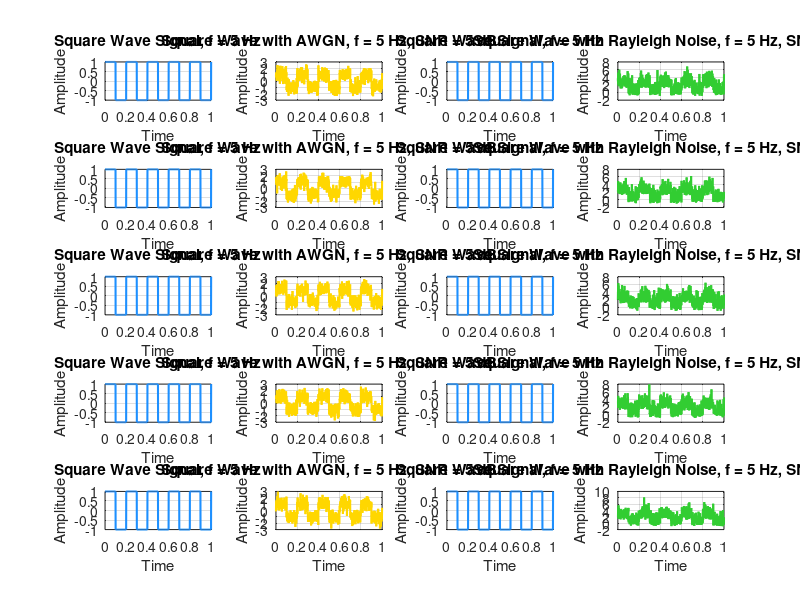

Write the MATLAB code that produced this figure. (Note: a time limit stopped this script after it produced the figure.)
clc;
clear all;
close all;

% Ask user for the number of frequencies
num_frequencies = input('Enter the number of frequencies: ');

% Initialize arrays to store the frequencies and SNR values
frequencies = zeros(1, num_frequencies);
snrs = zeros(1, num_frequencies);

% Ask user to enter each frequency and corresponding SNR value
for i = 1:num_frequencies
    frequencies(i) = input(['Enter frequency ' num2str(i) ': ']);
    snrs(i) = input(['Enter SNR value for frequency ' num2str(i) ': ']);
end

% Sampling frequency
fs = 1000;

% Time sampling with step size 0.001 (1/fs)
t = 0:1/fs:1;

% Generate square wave and sine wave signals for each frequency
square_wave_signals = zeros(num_frequencies, length(t));
sine_wave_signals = zeros(num_frequencies, length(t));

for i = 1:num_frequencies
    % Generate square wave
    square_wave_signals(i, :) = square(2 * pi * frequencies(i) * t);
    
    % Generate sine wave
    sine_wave_signals(i, :) = sin(2 * pi * frequencies(i) * t);
end

% Initialize arrays to store noisy signals
square_wave_awgn = zeros(num_frequencies, length(t));
square_wave_rayleigh = zeros(num_frequencies, length(t));
sine_wave_awgn = zeros(num_frequencies, length(t));
sine_wave_rayleigh = zeros(num_frequencies, length(t));

% Add noise to each signal
for i = 1:num_frequencies
    % Add AWGN to square wave
    square_wave_awgn(i, :) = awgn(square_wave_signals(i, :), snrs(i), 'measured');
    
    % Add AWGN to sine wave
    sine_wave_awgn(i, :) = awgn(sine_wave_signals(i, :), snrs(i), 'measured');
    
    % Generate Rayleigh noise for square wave
    rayleigh_noise_square = raylrnd(1, size(t)); % Rayleigh noise with scale parameter 1
    square_wave_rayleigh(i, :) = square_wave_signals(i, :) + rayleigh_noise_square / sqrt(2 / snrs(i));
    
    % Generate Rayleigh noise for sine wave
    rayleigh_noise_sine = raylrnd(1, size(t)); % Rayleigh noise with scale parameter 1
    sine_wave_rayleigh(i, :) = sine_wave_signals(i, :) + rayleigh_noise_sine / sqrt(2 / snrs(i));
end

% Calculate noise levels
square_wave_awgn_noise = square_wave_awgn - square_wave_signals;
square_wave_rayleigh_noise = square_wave_rayleigh - square_wave_signals;
sine_wave_awgn_noise = sine_wave_awgn - sine_wave_signals;
sine_wave_rayleigh_noise = sine_wave_rayleigh - sine_wave_signals;

% Compute the variance of the noise
square_wave_awgn_variance = var(square_wave_awgn_noise, 0, 2);
square_wave_rayleigh_variance = var(square_wave_rayleigh_noise, 0, 2);
sine_wave_awgn_variance = var(sine_wave_awgn_noise, 0, 2);
sine_wave_rayleigh_variance = var(sine_wave_rayleigh_noise, 0, 2);

% Define colors for different components
colors_signals = {'#1E90FF', '#FF4500'}; % Light Blue for signals
colors_awgn = {'#FFD700', '#8A2BE2'}; % Gold for AWGN
colors_rayleigh = {'#32CD32', '#1E90FF'}; % Lime Green for Rayleigh

% Plot square waves with AWGN and Rayleigh noise separately
figure;
for i = 1:num_frequencies
    % Plot square wave with AWGN
    subplot(num_frequencies, 4, 4*i-3);
    plot(t, square_wave_signals(i, :), 'Color', colors_signals{1}, 'LineWidth', 1.5);
    xlabel('Time');
    ylabel('Amplitude');
    title(['Square Wave Signal, f = ' num2str(frequencies(i)) ' Hz']);
    grid on;
    
    subplot(num_frequencies, 4, 4*i-2);
    plot(t, square_wave_awgn(i, :), 'Color', colors_awgn{1}, 'LineWidth', 1.5);
    xlabel('Time');
    ylabel('Amplitude');
    title(['Square Wave with AWGN, f = ' num2str(frequencies(i)) ' Hz, SNR = ' num2str(snrs(i)) ' dB']);
    grid on;
    
    % Plot square wave with Rayleigh noise
    subplot(num_frequencies, 4, 4*i-1);
    plot(t, square_wave_signals(i, :), 'Color', colors_signals{1}, 'LineWidth', 1.5);
    xlabel('Time');
    ylabel('Amplitude');
    title(['Square Wave Signal, f = ' num2str(frequencies(i)) ' Hz']);
    grid on;
    
    subplot(num_frequencies, 4, 4*i);
    plot(t, square_wave_rayleigh(i, :), 'Color', colors_rayleigh{1}, 'LineWidth', 1.5);
    xlabel('Time');
    ylabel('Amplitude');
    title(['Square Wave with Rayleigh Noise, f = ' num2str(frequencies(i)) ' Hz, SNR = ' num2str(snrs(i)) ' dB']);
    grid on;
end

% Plot sine waves with AWGN and Rayleigh noise separately
figure;
for i = 1:num_frequencies
    % Plot sine wave with AWGN
    subplot(num_frequencies, 4, 4*i-3);
    plot(t, sine_wave_signals(i, :), 'Color', colors_signals{1}, 'LineWidth', 1.5);
    xlabel('Time');
    ylabel('Amplitude');
    title(['Sine Wave Signal, f = ' num2str(frequencies(i)) ' Hz']);
    grid on;
    
    subplot(num_frequencies, 4, 4*i-2);
    plot(t, sine_wave_awgn(i, :), 'Color', colors_awgn{1}, 'LineWidth', 1.5);
    xlabel('Time');
    ylabel('Amplitude');
    title(['Sine Wave with AWGN, f = ' num2str(frequencies(i)) ' Hz, SNR = ' num2str(snrs(i)) ' dB']);
    grid on;
    
    % Plot sine wave with Rayleigh noise
    subplot(num_frequencies, 4, 4*i-1);
    plot(t, sine_wave_signals(i, :), 'Color', colors_signals{1}, 'LineWidth', 1.5);
    xlabel('Time');
    ylabel('Amplitude');
    title(['Sine Wave Signal, f = ' num2str(frequencies(i)) ' Hz']);
    grid on;
    
    subplot(num_frequencies, 4, 4*i);
    plot(t, sine_wave_rayleigh(i, :), 'Color', colors_rayleigh{1}, 'LineWidth', 1.5);
    xlabel('Time');
    ylabel('Amplitude');
    title(['Sine Wave with Rayleigh Noise, f = ' num2str(frequencies(i)) ' Hz, SNR = ' num2str(snrs(i)) ' dB']);
    grid on;
end

% Prepare data for the heatmaps
[snrGrid, freqGrid] = meshgrid(snrs, frequencies);

% For each noise type, calculate variance across frequencies and SNR values
% Initialize matrices to store the heatmap data
Z_square_awgn = NaN(length(frequencies), length(snrs));
Z_sine_awgn = NaN(length(frequencies), length(snrs));
Z_square_rayleigh = NaN(length(frequencies), length(snrs));
Z_sine_rayleigh = NaN(length(frequencies), length(snrs));

% Fill the heatmap matrices
for i = 1:num_frequencies
    freq_idx = find(frequencies == frequencies(i));
    snr_idx = find(snrs == snrs(i));
    
    Z_square_awgn(freq_idx, snr_idx) = square_wave_awgn_variance(i);
    Z_sine_awgn(freq_idx, snr_idx) = sine_wave_awgn_variance(i);
    Z_square_rayleigh(freq_idx, snr_idx) = square_wave_rayleigh_variance(i);
    Z_sine_rayleigh(freq_idx, snr_idx) = sine_wave_rayleigh_variance(i);
end

% Plot frequencies vs. SNR values with noise variance as heatmaps
figure;
subplot(2, 2, 1);
surf(snrGrid, freqGrid, Z_square_awgn', 'EdgeColor', 'none');
xlabel('SNR (dB)');
ylabel('Frequency (Hz)');
zlabel('Variance of Noise');
title('Square Wave with AWGN');
colorbar;
% Add labels for NaN values
[rows, cols] = find(isnan(Z_square_awgn));
for k = 1:length(rows)
    text(snrs(cols(k)), frequencies(rows(k)), 0, 'NaN', 'HorizontalAlignment', 'center', 'VerticalAlignment', 'middle', 'Color', 'r');
end

subplot(2, 2, 2);
surf(snrGrid, freqGrid, Z_sine_awgn', 'EdgeColor', 'none');
xlabel('SNR (dB)');
ylabel('Frequency (Hz)');
zlabel('Variance of Noise');
title('Sine Wave with AWGN');
colorbar;
% Add labels for NaN values
[rows, cols] = find(isnan(Z_sine_awgn));
for k = 1:length(rows)
    text(snrs(cols(k)), frequencies(rows(k)), 0, 'NaN', 'HorizontalAlignment', 'center', 'VerticalAlignment', 'middle', 'Color', 'r');
end

subplot(2, 2, 3);
surf(snrGrid, freqGrid, Z_square_rayleigh', 'EdgeColor', 'none');
xlabel('SNR (dB)');
ylabel('Frequency (Hz)');
zlabel('Variance of Noise');
title('Square Wave with Rayleigh Noise');
colorbar;
% Add labels for NaN values
[rows, cols] = find(isnan(Z_square_rayleigh));
for k = 1:length(rows)
    text(snrs(cols(k)), frequencies(rows(k)), 0, 'NaN', 'HorizontalAlignment', 'center', 'VerticalAlignment', 'middle', 'Color', 'r');
end

subplot(2, 2, 4);
surf(snrGrid, freqGrid, Z_sine_rayleigh', 'EdgeColor', 'none');
xlabel('SNR (dB)');
ylabel('Frequency (Hz)');
zlabel('Variance of Noise');
title('Sine Wave with Rayleigh Noise');
colorbar;
% Add labels for NaN values
[rows, cols] = find(isnan(Z_sine_rayleigh));
for k = 1:length(rows)
    text(snrs(cols(k)), frequencies(rows(k)), 0, 'NaN', 'HorizontalAlignment', 'center', 'VerticalAlignment', 'middle', 'Color', 'r');
end
